Frame 1 (no input): blank canvas, image omitted
Frame 60 (no input): blank canvas, image omitted
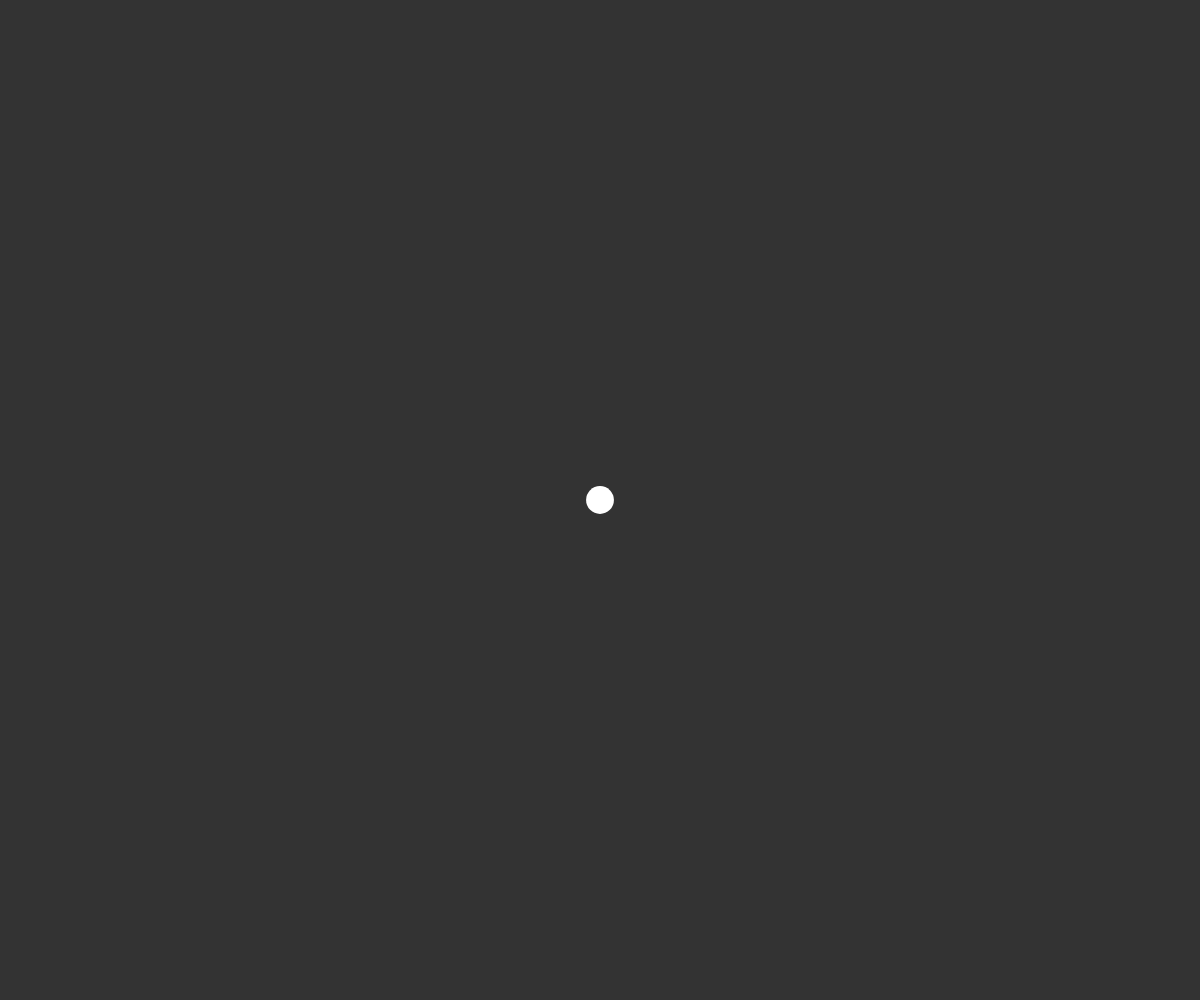
Frame 120 (the mouse pressed at the canvas centre since frame 60)

The p5.js sketch whose frames 1 and 60 were blank and that drew this single picture after the mouse press (run headless with seeded random() and noise() and a simulated clock; from frame 60 on, the mouse is pressed at the canvas centre):

// p5.js sketch
// ── sketch.js
var vehicles = [];
	
	function setup() {
		console.log("hello");
		var myCanvas = createCanvas(windowWidth, windowHeight);	
	}

	function draw() {
		background(51);
		var target = createVector(mouseX, mouseY);

		vehicles.map(function(v) {
			v.arrive(target);
			v.update();
			v.display();
		});
	}

	function mousePressed() {
		vehicles.push(new Vehicle(mouseX, mouseY, random(2,7)));
	}

	function Vehicle(x, y, m) {
		this.pos = createVector(x, y);
		this.vel = createVector(0, 0);
		this.acc = createVector(0, 0);
		this.mass = m;
		this.maxspeed = 30 / this.mass;
		this.maxforce = 1;
	}

	Vehicle.prototype.applyForce = function(force) {
		var f = force.copy();
		this.acc.add(f.div(this.mass));
	}

	Vehicle.prototype.update = function() {
		this.vel.add(this.acc);
		this.vel.limit(this.maxspeed);
		this.pos.add(this.vel);
		this.acc.set(0, 0);
	};

	Vehicle.prototype.display = function() {
		noStroke();
		fill(255);
		ellipse(this.pos.x, this.pos.y, this.mass * 5, this.mass * 5);
	};

	Vehicle.prototype.arrive = function(target) {
		var desired = p5.Vector.sub(target, this.pos);

		var d = desired.mag();

		if (d < 100) {
			var m = map(d, 0, 100, 0, this.maxspeed);
			desired.setMag(m);
		}
		else {
			desired.setMag(this.maxspeed)
		}
		var steering = p5.Vector.sub(desired, this.vel);
		steering.limit(this.maxforce);
		this.applyForce(steering);
	};
